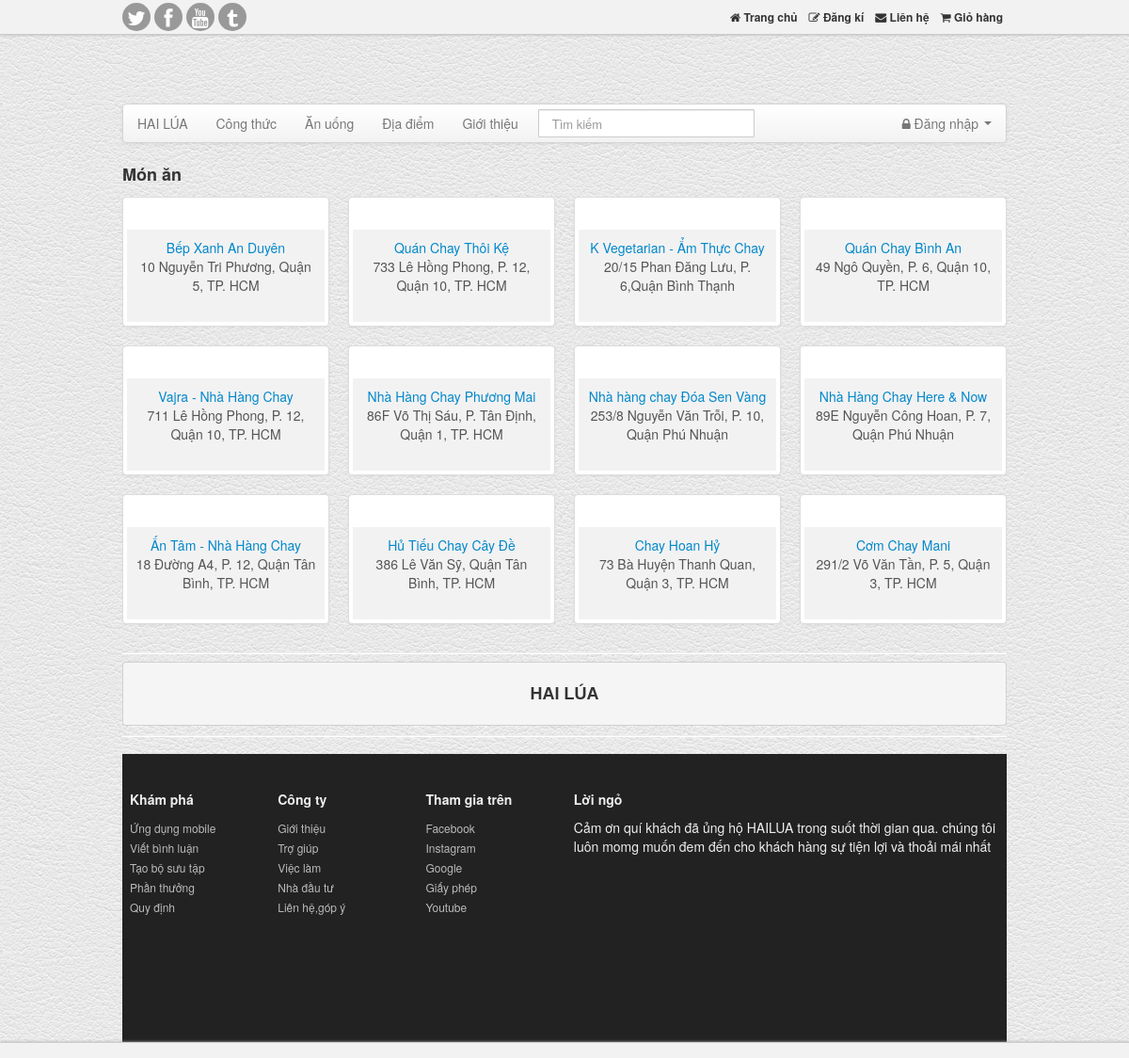
Screenshot of /hailua/danhmuc.php?id=ac with the database file from the repository.
### tables this page shows
CREATE TABLE IF NOT EXISTS `monan` (
  `ma` varchar(50) NOT NULL,
  `ten` varchar(50) NOT NULL,
  `gia` int(10) NOT NULL,
  `noidung` text NOT NULL,
  `img` varchar(50) NOT NULL,
  `maNCC` varchar(100) NOT NULL,
  `maloai` varchar(100) NOT NULL,
  `hot` int(10) UNSIGNED NOT NULL,
  `cha` varchar(100) NOT NULL,
  PRIMARY KEY (`ma`),
  KEY `MaNCC` (`maNCC`),
  KEY `maloai` (`maloai`)
);

CREATE TABLE IF NOT EXISTS `nhacungcap` (
  `maNCC` varchar(100) NOT NULL,
  `tenNCC` varchar(100) NOT NULL,
  `diachi` varchar(50) NOT NULL,
  `sodienthoai` varchar(16) NOT NULL,
  `trangchu` varchar(50) NOT NULL,
  PRIMARY KEY (`maNCC`)
);

### hailua/classes/Db.class.php (called while the page is built, shortened)
<?php
class Db{
			var $conn ='';
			public function __construct()
			{
				 $this->conn =  new PDO('mysql:host=localhost; dbname=qlch' , 'root' , '');
				 $this->conn->query('set names "utf8" ');
			}
			public function query($sql)
			{
				$stm = $this->conn->query($sql);
				return $stm->fetchAll();
			}
	}
?>

### hailua/danhmuc.php (the view, shortened to what this page needs)
<?php
include "./classes/Db.class.php";
?>
<?php include "include/header.php"; ?>
 			<h3>Món ăn </h3>
		<ul class="thumbnails">
			<?php
									$id1 = $_GET['id'];
									$db= new Db();
									$sql= $db->query("select ma,ten,diachi,img from monan JOIN nhacungcap on monan.MaNCC=nhacungcap.MaNCC where maloai = '$id1'");
								foreach($sql as $v)
									{
										?>
			<li class="span3">
			  <div class="thumbnail">
				<p><a href="chitiet.php?id=<?php echo $v['ma']?>"><img src="./images/<?php echo $v["img"]; ?>" alt="" /></a></p>
				<div class="caption cntr">
					<a href="chitiet.php?id=<?php echo $v['ma']?>" style="text-overflow: ellipsis; overflow:  hidden;" class="title"><?php echo $v["ten"]; ?></a><br/>
					<center><?php echo $v["diachi"]; ?></center>
					<br class="clr">
				</div>
			  </div>
			</li>
		    <?php
			}
			?>
		  </ul>
		<?php include "include/footer.php"; ?>

### rows the page displays
monan: ten "Bếp Xanh An Duyên", maNCC.diachi "10 Nguyễn Tri Phương, Quận 5, TP. HCM"
monan: ten "Quán Chay Thôi Kệ", maNCC.diachi "733 Lê Hồng Phong, P. 12, Quận 10, TP. HCM"
monan: ten "K Vegetarian - Ẩm Thực Chay", maNCC.diachi "20/15 Phan Đăng Lưu, P. 6,Quận Bình Thạnh"
monan: ten "Quán Chay Bình An", maNCC.diachi "49 Ngô Quyền, P. 6, Quận 10, TP. HCM"
monan: ten "Vajra - Nhà Hàng Chay", maNCC.diachi "711 Lê Hồng Phong, P. 12, Quận 10, TP. HCM"
monan: ten "Nhà Hàng Chay Phương Mai", maNCC.diachi "86F Võ Thị Sáu, P. Tân Định, Quận 1, TP. HCM"
monan: ten "Nhà hàng chay Đóa Sen Vàng", maNCC.diachi "253/8 Nguyễn Văn Trỗi, P. 10, Quận Phú Nhuận"
monan: ten "Nhà Hàng Chay Here & Now", maNCC.diachi "89E Nguyễn Công Hoan, P. 7, Quận Phú Nhuận"
monan: ten "Ấn Tâm - Nhà Hàng Chay", maNCC.diachi "18 Đường A4, P. 12, Quận Tân Bình, TP. HCM"
monan: ten "Hủ Tiếu Chay Cây Đề", maNCC.diachi "386 Lê Văn Sỹ, Quận Tân Bình, TP. HCM"
monan: ten "Chay Hoan Hỷ", maNCC.diachi "73 Bà Huyện Thanh Quan, Quận 3, TP. HCM"
monan: ten "Cơm Chay Mani", maNCC.diachi "291/2 Võ Văn Tần, P. 5, Quận 3, TP. HCM"
